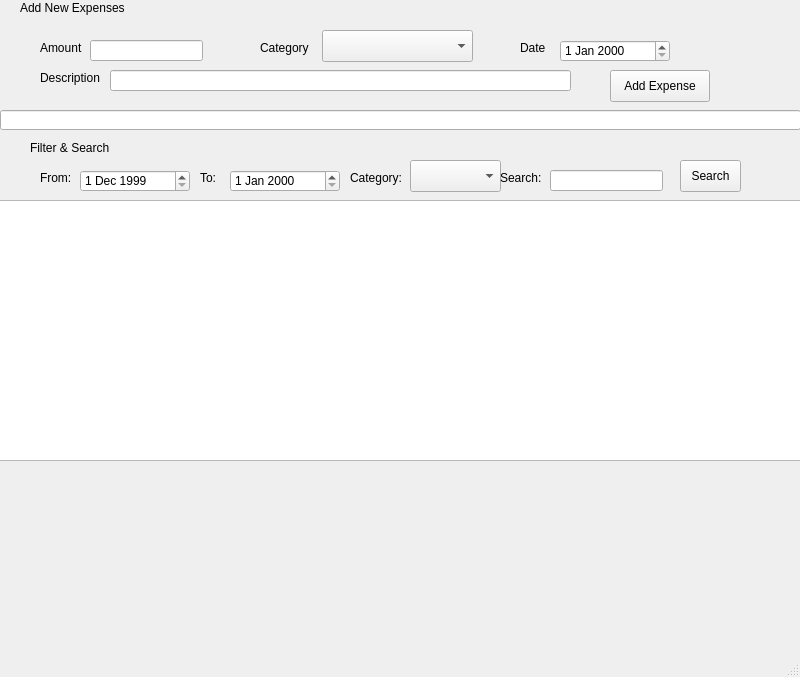
<?xml version="1.0" encoding="UTF-8"?>
<ui version="4.0">
 <class>MainWindow</class>
 <widget class="QMainWindow" name="MainWindow">
  <property name="geometry">
   <rect>
    <x>0</x>
    <y>0</y>
    <width>800</width>
    <height>677</height>
   </rect>
  </property>
  <property name="windowTitle">
   <string>MainWindow</string>
  </property>
  <widget class="QWidget" name="centralwidget">
   <widget class="QLineEdit" name="amountEdit">
    <property name="geometry">
     <rect>
      <x>90</x>
      <y>40</y>
      <width>113</width>
      <height>21</height>
     </rect>
    </property>
   </widget>
   <widget class="QLineEdit" name="descriptionEdit">
    <property name="geometry">
     <rect>
      <x>110</x>
      <y>70</y>
      <width>461</width>
      <height>21</height>
     </rect>
    </property>
   </widget>
   <widget class="QComboBox" name="comboBoxCategory">
    <property name="geometry">
     <rect>
      <x>322</x>
      <y>30</y>
      <width>151</width>
      <height>32</height>
     </rect>
    </property>
   </widget>
   <widget class="QDateEdit" name="dateEdit">
    <property name="geometry">
     <rect>
      <x>560</x>
      <y>40</y>
      <width>110</width>
      <height>22</height>
     </rect>
    </property>
   </widget>
   <widget class="QPushButton" name="addButton">
    <property name="geometry">
     <rect>
      <x>610</x>
      <y>70</y>
      <width>100</width>
      <height>32</height>
     </rect>
    </property>
    <property name="text">
     <string>Add Expense</string>
    </property>
   </widget>
   <widget class="QTableWidget" name="expenseTable">
    <property name="geometry">
     <rect>
      <x>-10</x>
      <y>200</y>
      <width>821</width>
      <height>261</height>
     </rect>
    </property>
   </widget>
   <widget class="QLabel" name="label">
    <property name="geometry">
     <rect>
      <x>40</x>
      <y>40</y>
      <width>58</width>
      <height>16</height>
     </rect>
    </property>
    <property name="text">
     <string>Amount</string>
    </property>
   </widget>
   <widget class="QLabel" name="label_2">
    <property name="geometry">
     <rect>
      <x>40</x>
      <y>70</y>
      <width>71</width>
      <height>16</height>
     </rect>
    </property>
    <property name="text">
     <string>Description</string>
    </property>
   </widget>
   <widget class="QLabel" name="label_3">
    <property name="geometry">
     <rect>
      <x>260</x>
      <y>40</y>
      <width>58</width>
      <height>16</height>
     </rect>
    </property>
    <property name="text">
     <string>Category</string>
    </property>
   </widget>
   <widget class="QLabel" name="label_4">
    <property name="geometry">
     <rect>
      <x>520</x>
      <y>40</y>
      <width>41</width>
      <height>16</height>
     </rect>
    </property>
    <property name="text">
     <string>Date</string>
    </property>
   </widget>
   <widget class="QDateEdit" name="dateEditFrom">
    <property name="geometry">
     <rect>
      <x>80</x>
      <y>170</y>
      <width>110</width>
      <height>22</height>
     </rect>
    </property>
    <property name="dateTime">
     <datetime>
      <hour>5</hour>
      <minute>0</minute>
      <second>0</second>
      <year>1999</year>
      <month>12</month>
      <day>1</day>
     </datetime>
    </property>
   </widget>
   <widget class="QDateEdit" name="dateEditTo">
    <property name="geometry">
     <rect>
      <x>230</x>
      <y>170</y>
      <width>110</width>
      <height>22</height>
     </rect>
    </property>
   </widget>
   <widget class="QComboBox" name="comboBoxFilterCategory">
    <property name="geometry">
     <rect>
      <x>410</x>
      <y>160</y>
      <width>91</width>
      <height>32</height>
     </rect>
    </property>
    <property name="currentText">
     <string/>
    </property>
    <property name="placeholderText">
     <string>All</string>
    </property>
   </widget>
   <widget class="QLabel" name="label_6">
    <property name="geometry">
     <rect>
      <x>30</x>
      <y>140</y>
      <width>131</width>
      <height>16</height>
     </rect>
    </property>
    <property name="text">
     <string>Filter &amp; Search</string>
    </property>
   </widget>
   <widget class="QLineEdit" name="lineEdit">
    <property name="geometry">
     <rect>
      <x>0</x>
      <y>110</y>
      <width>801</width>
      <height>20</height>
     </rect>
    </property>
   </widget>
   <widget class="QLabel" name="label_7">
    <property name="geometry">
     <rect>
      <x>40</x>
      <y>170</y>
      <width>41</width>
      <height>16</height>
     </rect>
    </property>
    <property name="text">
     <string>From:</string>
    </property>
   </widget>
   <widget class="QLabel" name="label_8">
    <property name="geometry">
     <rect>
      <x>200</x>
      <y>170</y>
      <width>41</width>
      <height>16</height>
     </rect>
    </property>
    <property name="text">
     <string>To:</string>
    </property>
   </widget>
   <widget class="QLabel" name="label_9">
    <property name="geometry">
     <rect>
      <x>20</x>
      <y>0</y>
      <width>131</width>
      <height>16</height>
     </rect>
    </property>
    <property name="text">
     <string>Add New Expenses</string>
    </property>
   </widget>
   <widget class="QLabel" name="label_10">
    <property name="geometry">
     <rect>
      <x>350</x>
      <y>170</y>
      <width>58</width>
      <height>16</height>
     </rect>
    </property>
    <property name="text">
     <string>Category:</string>
    </property>
   </widget>
   <widget class="QLabel" name="label_11">
    <property name="geometry">
     <rect>
      <x>500</x>
      <y>170</y>
      <width>58</width>
      <height>16</height>
     </rect>
    </property>
    <property name="text">
     <string>Search:</string>
    </property>
   </widget>
   <widget class="QLineEdit" name="lineEditAmount_2">
    <property name="geometry">
     <rect>
      <x>550</x>
      <y>170</y>
      <width>113</width>
      <height>21</height>
     </rect>
    </property>
   </widget>
   <widget class="QPushButton" name="filterButton">
    <property name="geometry">
     <rect>
      <x>680</x>
      <y>160</y>
      <width>61</width>
      <height>32</height>
     </rect>
    </property>
    <property name="text">
     <string>Search</string>
    </property>
   </widget>
   <widget class="QLabel" name="summaryLabel">
    <property name="geometry">
     <rect>
      <x>67</x>
      <y>470</y>
      <width>291</width>
      <height>151</height>
     </rect>
    </property>
    <property name="text">
     <string/>
    </property>
   </widget>
   <widget class="QWidget" name="verticalLayoutWidget">
    <property name="geometry">
     <rect>
      <x>410</x>
      <y>460</y>
      <width>371</width>
      <height>191</height>
     </rect>
    </property>
    <layout class="QVBoxLayout" name="chartLayout"/>
   </widget>
  </widget>
  <widget class="QMenuBar" name="menubar">
   <property name="geometry">
    <rect>
     <x>0</x>
     <y>0</y>
     <width>800</width>
     <height>24</height>
    </rect>
   </property>
  </widget>
  <widget class="QStatusBar" name="statusbar"/>
 </widget>
 <resources/>
 <connections/>
</ui>
